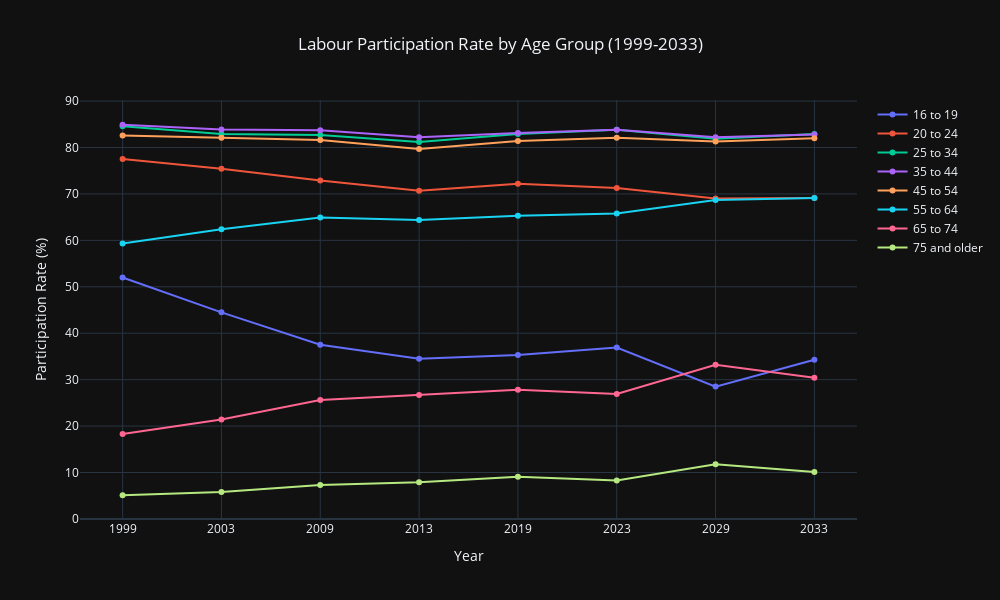

The code cell stored with this chart in its notebook:
### Code cell
import plotly.graph_objects as go
import re

fig = go.Figure()

for age_group in merged_labor_data_sorted.index:
    fig.add_trace(go.Scatter(
        x=merged_labor_data_sorted.columns,
        y=merged_labor_data_sorted.loc[age_group],
        mode='lines+markers+text',
        name=age_group
    ))

fig.update_layout(
    title='Labour Participation Rate by Age Group (1999-2033)',
    xaxis_title='Year',
    yaxis_title='Participation Rate (%)',
    xaxis=dict(
        tickmode='array',
        tickvals=merged_labor_data_sorted.columns,
        ticktext=[re.search(r'\d{4}', col).group() for col in merged_labor_data_sorted.columns]
    ),
    showlegend=True,
    template='plotly_dark',
    title_x=0.5,
    height=600,
    width=1000  
)

fig.show()

### Figure 1 — Plotly figure (JSON) as saved in the notebook; plotly's stock layout.template omitted (floating-point values rounded to 4 significant figures)
{"data": [{"mode": "lines+markers+text", "name": "16 to 19", "type": "scatter", "x": ["Participation rate, 1999", "Participation rate, 2003", "Participation rate, 2009", "Participation rate, 2013", "Participation rate, 2019", "Participation rate, 2023", "Participation rate, 2029", "Participation rate, 2033"], "y": [52, 44.5, 37.5, 34.5, 35.3, 36.9, 28.5, 34.3]}, {"mode": "lines+markers+text", "name": "20 to 24", "type": "scatter", "x": ["Participation rate, 1999", "Participation rate, 2003", "Participation rate, 2009", "Participation rate, 2013", "Participation rate, 2019", "Participation rate, 2023", "Participation rate, 2029", "Participation rate, 2033"], "y": [77.5, 75.4, 72.9, 70.7, 72.2, 71.3, 69, 69.1]}, {"mode": "lines+markers+text", "name": "25 to 34", "type": "scatter", "x": ["Participation rate, 1999", "Participation rate, 2003", "Participation rate, 2009", "Participation rate, 2013", "Participation rate, 2019", "Participation rate, 2023", "Participation rate, 2029", "Participation rate, 2033"], "y": [84.6, 82.9, 82.7, 81.2, 82.9, 83.8, 81.9, 82.9]}, {"mode": "lines+markers+text", "name": "35 to 44", "type": "scatter", "x": ["Participation rate, 1999", "Participation rate, 2003", "Participation rate, 2009", "Participation rate, 2013", "Participation rate, 2019", "Participation rate, 2023", "Participation rate, 2029", "Participation rate, 2033"], "y": [84.9, 83.9, 83.7, 82.2, 83.1, 83.8, 82.2, 82.8]}, {"mode": "lines+markers+text", "name": "45 to 54", "type": "scatter", "x": ["Participation rate, 1999", "Participation rate, 2003", "Participation rate, 2009", "Participation rate, 2013", "Participation rate, 2019", "Participation rate, 2023", "Participation rate, 2029", "Participation rate, 2033"], "y": [82.6, 82.1, 81.6, 79.7, 81.4, 82.1, 81.3, 82]}, {"mode": "lines+markers+text", "name": "55 to 64", "type": "scatter", "x": ["Participation rate, 1999", "Participation rate, 2003", "Participation rate, 2009", "Participation rate, 2013", "Participation rate, 2019", "Participation rate, 2023", "Participation rate, 2029", "Participation rate, 2033"], "y": [59.3, 62.4, 64.9, 64.4, 65.3, 65.8, 68.7, 69.1]}, {"mode": "lines+markers+text", "name": "65 to 74", "type": "scatter", "x": ["Participation rate, 1999", "Participation rate, 2003", "Participation rate, 2009", "Participation rate, 2013", "Participation rate, 2019", "Participation rate, 2023", "Participation rate, 2029", "Participation rate, 2033"], "y": [18.3, 21.4, 25.6, 26.7, 27.8, 26.9, 33.2, 30.4]}, {"mode": "lines+markers+text", "name": "75 and older", "type": "scatter", "x": ["Participation rate, 1999", "Participation rate, 2003", "Participation rate, 2009", "Participation rate, 2013", "Participation rate, 2019", "Participation rate, 2023", "Participation rate, 2029", "Participation rate, 2033"], "y": [5.1, 5.8, 7.3, 7.9, 9.1, 8.3, 11.8, 10.1]}], "layout": {"height": 600, "showlegend": true, "title": {"text": "Labour Participation Rate by Age Group (1999-2033)", "x": 0.5}, "width": 1000, "xaxis": {"tickmode": "array", "ticktext": ["1999", "2003", "2009", "2013", "2019", "2023", "2029", "2033"], "tickvals": ["Participation rate, 1999", "Participation rate, 2003", "Participation rate, 2009", "Participation rate, 2013", "Participation rate, 2019", "Participation rate, 2023", "Participation rate, 2029", "Participation rate, 2033"], "title": {"text": "Year"}}, "yaxis": {"title": {"text": "Participation Rate (%)"}}}}
